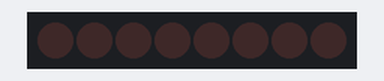
Simulated run of this sketch. Board: Arduino Uno, built with avr-gcc and run on an emulated ATmega328P. Shown: 8 shift-register outputs drawn as a row of LEDs (first output left, lit = HIGH). Wiring (inferred from the names in the program): shift register (74HC595): data pin 4; shift clock pin 6; latch pin 5; OE pin 3. Wiring (inferred from the signals the program sends): row of LEDs: on Q0, Q1, Q2, Q3, Q4, Q5, Q6, Q7.

Above: at 0.2 s.
At 0.62 s:
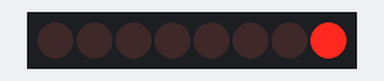
At 1.12 s:
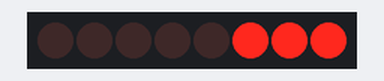
At 1.87 s:
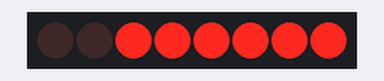
At 5.5 s:
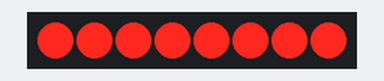
At 11.0 s:
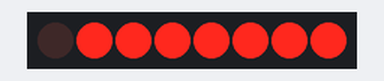
Timing chart, 0 to 11.5 s (numbered marks = the images above):
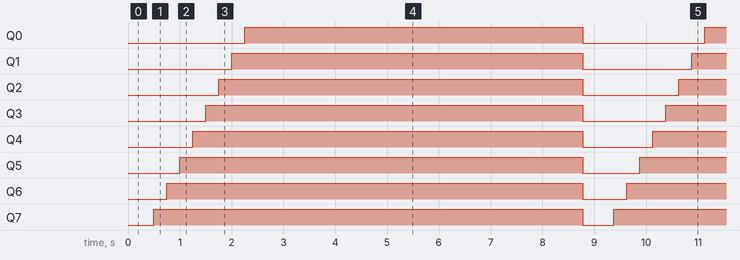

Measured:
- by itself, Q0: alternates HIGH for 6.5 s and LOW for 2.4 s
- by itself, Q1: alternates HIGH for 6.8 s and LOW for 2.1 s
- by itself, Q2: alternates HIGH for 7.0 s and LOW for 1.9 s
- by itself, Q3: alternates HIGH for 7.3 s and LOW for 1.6 s
- by itself, Q4: alternates HIGH for 7.5 s and LOW for 1.4 s
- by itself, Q5: alternates HIGH for 7.8 s and LOW for 1.1 s
- by itself, Q6: alternates HIGH for 8.0 s and LOW for 0.85 s
- by itself, Q7: alternates HIGH for 8.3 s and LOW for 0.60 s

The sketch:

leds_shift_register.ino
```cpp
/*
  Turn-On LEDs by using a Shift Register

  This program turns on 8 LEDs by using the Parallel Output from a Shift Register,
  and controlling the LED's intensity

  74HC959 Data Pin (Pin 14) Asigned to Pin 4 of the Arduino
  74HC595 Latch Pin (Pin 12) Asigned to Pin 5 of the Arduino
  74HC595 Clock Pin (Pin 11) Asigned to Pin 6 of the Arduino
  74GC595 Output Enable Pin (Pin 13 - Negative) Asigned to Pin 3 of the Arduino

  LED 1 Asigned to 74HC595 Pin 15 (Q0) This will be the last LED to turn on
  LED 2 Asigned to 74HC595 Pin 1 (Q1)
  LED 3 Asigned to 74HC595 Pin 2 (Q2)
  LED 4 Asigned to 74HC595 Pin 3 (Q3)
  LED 5 Asigned to 74HC595 Pin 4 (Q4)
  LED 6 Asigned to 74HC595 Pin 5 (Q5)
  LED 7 Asigned to 74HC595 Pin 6 (Q6)
  LED 8 Asigned to 74HC595 Pin 7 (Q7)

  The circuit:
  1 Shift Register (74HC595)
  8 Resistors
  8 LEDs

  Created 26/3/19
  By Miguel Osuna
  Modified: -/-/-
  By: -----------
*/

// We define all of the 74HC595 Pins
const int dataPin = 4;
const int latchPin = 5;
const int clockPin = 6;

// We use Pin 3 of the Arduino as a PWM
int outputEnablePin = 3;

byte led = 0;

void setup()
{
    pinMode(dataPin, OUTPUT);
    pinMode(latchPin, OUTPUT);
    pinMode(clockPin, OUTPUT);
    pinMode(outputEnablePin, OUTPUT);
}

void loop()
{
    setBrightness(255);
    // We set all of the LEDs off, by giving the variable 'led' the value of 0
    led = 0;
    updateShiftRegister();
    delay(500);

    // Here we turn each LED one by one
    for(int i = 0; i < 8; i++)
    {
        // It sets each bit of the 'led' byte to 'HIGH' from the LSB to the MSB
        bitSet(led, i);
        updateShiftRegister();
        delay(250);
    }


    for(byte i = 255; i > 0; i--)
    {
        setBrightness(i);
        delay(25);
    }
}

void setBrightness(byte brightness)
{
    analogWrite(outputEnablePin, 255 - brightness);
}

/*This function sets the latchPin to 'LOW', the calls
 * the Arduino function 'shiftOut' to shift out the contents of the variable 'leds'
 * in the shift register before putting the latchPin 'HIGH' again.
 */
void updateShiftRegister()
{
    // In order to change the bit, the latch has to transition from 'LOW' state to 'HIGH'
    digitalWrite(latchPin, LOW);
    shiftOut(dataPin, clockPin, LSBFIRST, led);
    digitalWrite(latchPin, HIGH);
}
```
